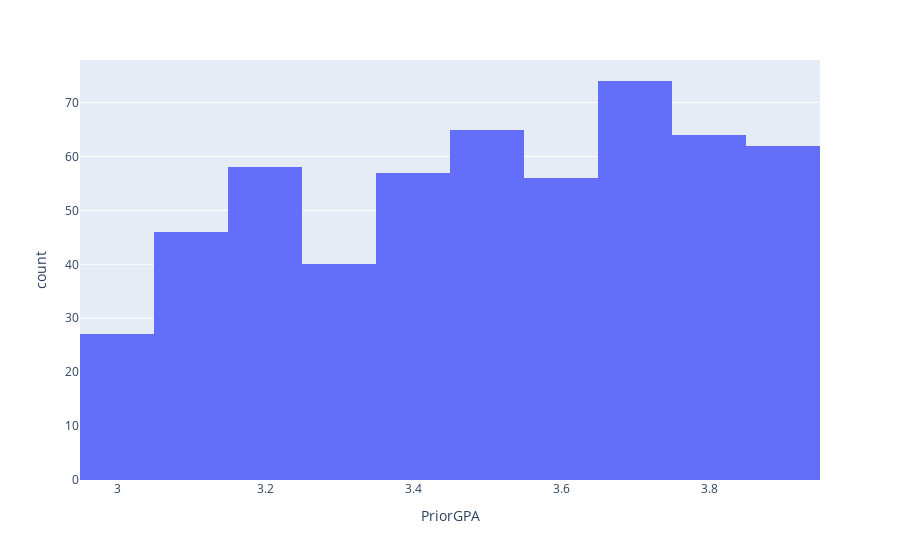

This figure's notebook cell:
### Code cell
#check the distribution of the numeric variables
px.histogram(study_tech_data, x = "PriorGPA")

### Figure 1 — Plotly figure (JSON) as saved in the notebook; plotly's stock layout.template omitted (floating-point values rounded to 4 significant figures; data arrays with more than 128 entries replaced by an {"elided": "..."} marker saying what was removed)
{"data": [{"alignmentgroup": "True", "bingroup": "x", "hovertemplate": "PriorGPA=%{x}<br>count=%{y}<extra></extra>", "legendgroup": "", "marker": {"color": "#636efa", "pattern": {"shape": ""}}, "name": "", "offsetgroup": "", "orientation": "v", "showlegend": false, "type": "histogram", "x": {"elided": "549 float values"}, "xaxis": "x", "yaxis": "y"}], "layout": {"barmode": "relative", "legend": {"tracegroupgap": 0}, "margin": {"t": 60}, "xaxis": {"anchor": "y", "domain": [0, 1], "title": {"text": "PriorGPA"}}, "yaxis": {"anchor": "x", "domain": [0, 1], "title": {"text": "count"}}}}
